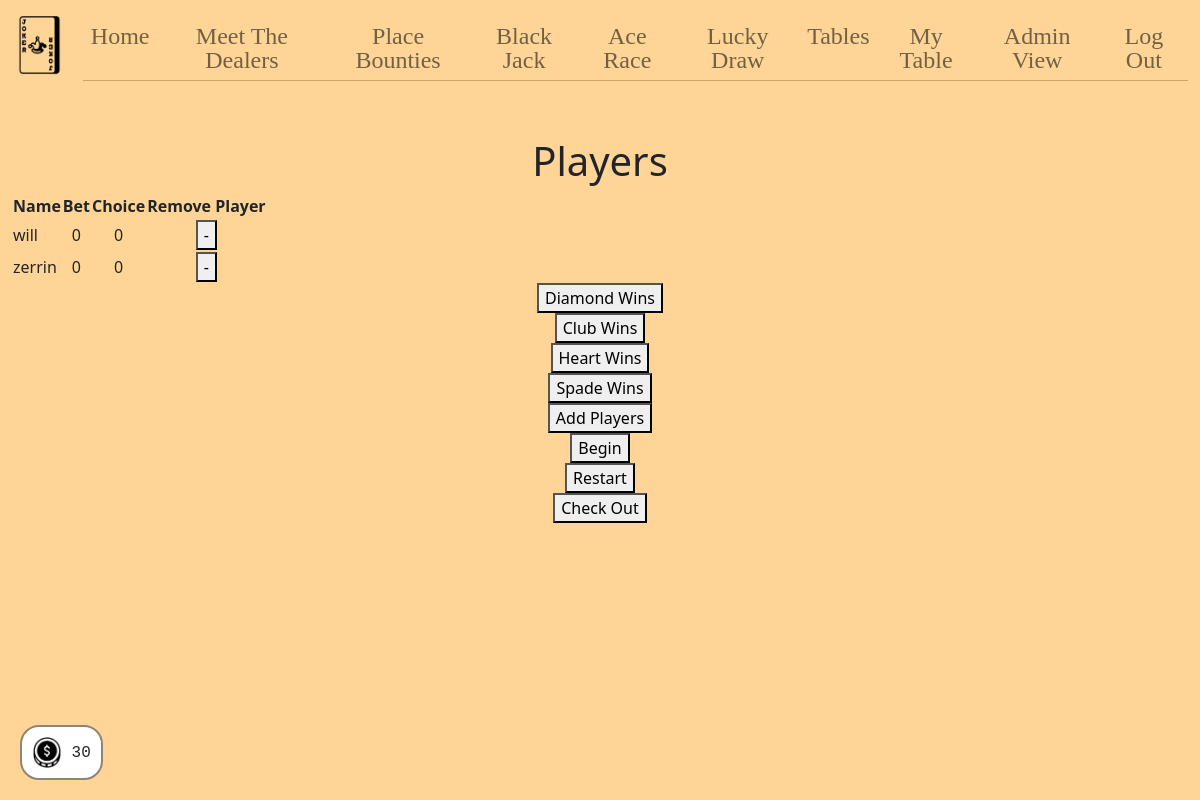
Screenshot of /acetable (signed in) with the database file from the repository.
### tables this page shows
CREATE TABLE acerace (
    id INTEGER PRIMARY KEY AUTOINCREMENT,
    bet INTEGER DEFAULT 0 NOT NULL,
    player INTEGER DEFAULT 0,
    name TEXT,
    choice INTEGER DEFAULT 0
);

### app.py (the view)
@app.route("/acetable", methods=["GET", "POST"])
@login_required
def acetable():
    if request.method == "POST":
        dealer = request.form.get("id")
        if dealer:
            db.execute("UPDATE tables SET dealerid = ? WHERE id = 9", dealer)
            row = db.execute("SELECT * FROM tables WHERE id = 9")
            session["occupied9"] = True
            session["dealerid9"] = row[0]["dealerid"]
        players = db.execute("SELECT * FROM acerace")
        persons = db.execute("SELECT * FROM users WHERE poker = 0")
        rows = db.execute("SELECT * FROM users WHERE id = ?", session["user_id"])
        session["hp"] = rows[0]["hp"]
        return render_template("acetable.html", dealer=dealer, players=players, persons=persons)
    else:
        rows = db.execute("SELECT * FROM tables WHERE id = 9")
        dealer = rows[0]["dealerid"]
        if dealer == session["user_id"]:
            session["occupied9"] = True
        session["dealerid9"] = dealer
        players = db.execute("SELECT * FROM acerace")
        persons = db.execute("SELECT * FROM users WHERE poker = 0")
        row = db.execute("SELECT * FROM users WHERE id = ?", session["user_id"])
        session["hp"] = row[0]["hp"]
        return render_template("acetable.html", dealer=dealer, players=players, persons=persons)

### app.py (called while the page is built)
@app.after_request
def after_request(response):
    response.headers["Cache-Control"] = "no-cache, no-store, must-revalidate"
    response.headers["Expires"] = 0
    response.headers["Pragma"] = "no-cache"
    return response

### helpers.py (called while the page is built)
def login_required(f):
    @wraps(f)
    def decorated_function(*args, **kwargs):
        if session.get("user_id") is None:
            return redirect("/login")
        return f(*args, **kwargs)
    return decorated_function

### templates/acetable.html (shortened to what this page needs)
{% extends "layout.html" %}
{% block main %}
    {% if session["dealer"] == 1 %}
        {% if session["occupied9"] == False or not session["occupied9"] %}
            <div>
                <form action="/acetable" method="post">
                    <input name="id" type="hidden" value="{{ session["user_id"] }}">
                    <button type="submit">Check In</button>
                </form>
            </div>
        {% elif session["dealerid9"] == session["user_id"] or session["admin"] == 1 %}
            <div id="mainPage">
            <h1>Players</h1>
            <table>
                <thead>
                    <tr>
                        <th>Name</th>
                        <th>Bet</th>
                        <th>Choice</th>
                        <th>Remove Player</th>
                    </tr>
                </thead>
                <tbody>
                {% for play in players %}
                    <tr class="">
                        <td class="text-start">{{ play["name"] }}</td>
                        <td>{{ play["bet"] }}</td>
                        <td>{{ play["choice"] }}</td>
                        <td>
                            <form id="remove" action="/arlogic" method="post">
                                <button type="submit" class="buttons">-</button>
                            </form>
                        </td>
                    </tr>
                {% endfor %}
                </tbody>
            </table>
            <div>
                <form id="winner" action="/arlogic" method="post">
                    <button type="submit" class="buttons">Diamond Wins</button>
                </form>
                <form id="winner" action="/arlogic" method="post">
                    <button type="submit" class="buttons">Club Wins</button>
                </form>
                <form id="winner" action="/arlogic" method="post">
                    <button type="submit" class="buttons">Heart Wins</button>
                </form>
                <form id="winner" action="/arlogic" method="post">
                    <button type="submit" class="buttons">Spade Wins</button>
                </form>
            </div>
            <div>
                <button id="myBtn">Add Players</button>
            </div>
            <div>
                <form action="/playingstatusar" method="post">
                    <button>Begin</button>
                </form>
            </div>
            <div>
                <form action="/playingstatusar" method="post">
                    <button>Restart</button>
                </form>
            </div>
            <div>
                <form action="/archeckout" method="post">
                    <button type="submit">Check Out</button>
                </form>
            </div>
        </div>
        {% else %}
            <div>
                You aren't authorized to access this page !
            </div>
        {% endif %}
    {% endif %}
{% endblock %}
{% block footer %}
    <div id="value-container"><img class="img-fluid money" src="/static/money.png"> {{ session["hp"] }} </div>
{% endblock %}

### static/styles.css (style rules this page uses)
body { background-color: #FFD597; }
.money { width: 30px; height: 30; }

### static/popups.css (style rules this page uses)
#value-container { position: fixed; bottom: 20px; left: 20px; padding: 10px; background-color: #FFFFFF; border-radius: 19px; border: 2px solid #928374; font-family: monospace; }

### rows the page displays
acerace: name "will", bet "0", choice "0"
acerace: name "zerrin", bet "0", choice "0"

### other values shown
{{ session["hp"] }} "30"
